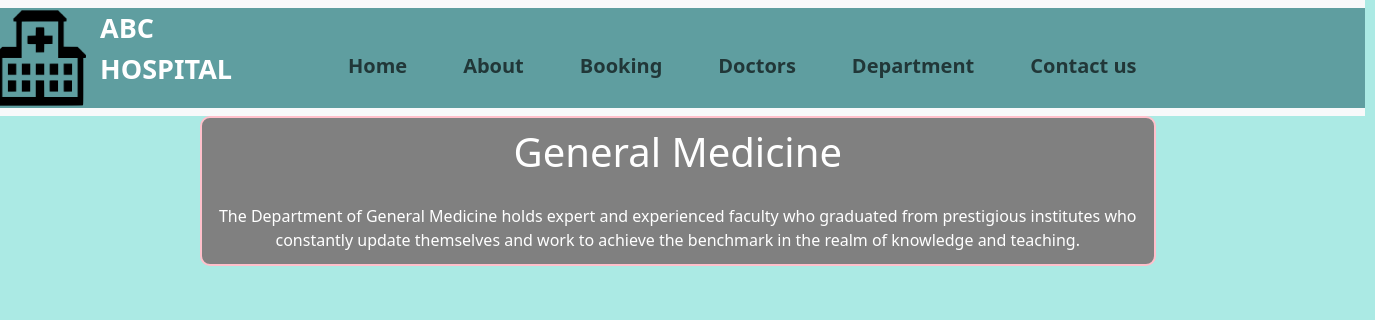
The page /deptdetail/1 on the database its author committed.
### hosp1/models.py (models this page shows, shortened)
class Department(models.Model):
    dep_name=models.CharField(max_length=100,default=1)
    slug=models.SlugField(max_length=250,unique=True,default=1)
    dep_description=models.TextField()

### hosp1/views.py (the view)
# urls.py: path('deptdetail/<int:pk>',TaskDetailview.as_view(),name="cbdetail"),
class TaskDetailview(DetailView):
    model=Department
    template_name='clsdetail.html'
    context_object_name='dept'

### templates/clsdetail.html (shortened to what this page needs)
{% extends 'base.html'%}
{% block content %}
        <div style=" text-align: center; margin-left: 200px; width: 70%; height: 150px; background-color: gray;  border: 2px solid pink; border-radius: 10px;" >
        <h1 style="color: white; padding-top: 10px;">{{ dept.dep_name }}</h1>
        <p style="color: white; padding-top: 20px;">{{ dept.dep_description }}</p> </div>
{% endblock %}

### static/css/style.css (style rules this page uses)
html { overflow-y:hidden; }
body { background-color:red; }

### rows shown on the page
Department: dep_name "General Medicine", dep_description "The Department of General Medicine holds expert and experienced faculty who graduated from prestigious institutes who constantly update themselves and work to achieve the benchmark in the realm of knowledge and teaching."
